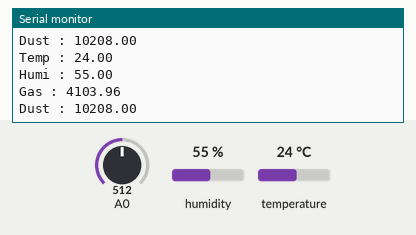
This sketch was run on a simulated Arduino Uno, built with avr-gcc and run on an emulated ATmega328P. Shown: the last lines printed to the serial monitor. The test bench sets the inputs (shaded band); at power-on: A0 = 512, humidity 55 %, temperature 24 °C.

Above: at 1.2 s.
1.3 s: A0 set to 1023
At 1.64 s:
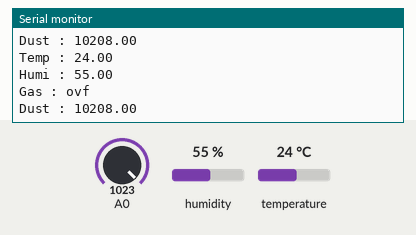
3.1 s: humidity set to 22 %
At 4.34 s:
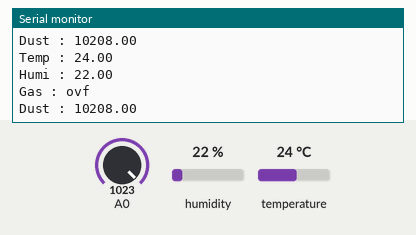
4.6 s: temperature set to 12 °C
6.1 s: A0 set to 716
At 6.42 s:
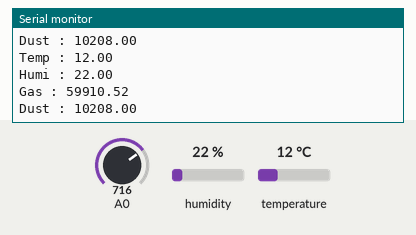
12.2 s: humidity set to 40 %
At 12.65 s:
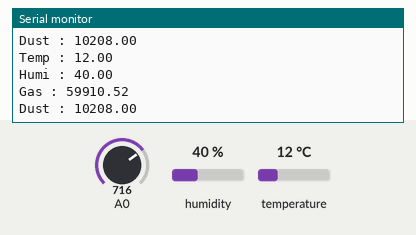
Timing chart, 0 to 14.7 s (numbered marks = the images above; inputs shaded):
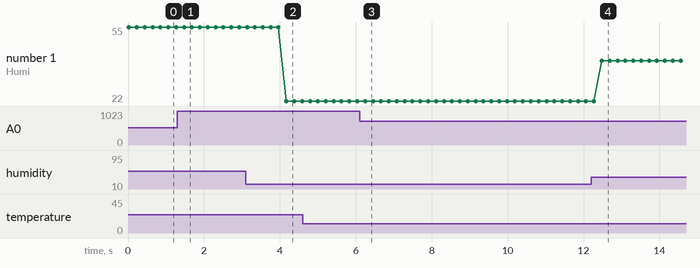

The sketch:

arduino.ino
```cpp
#include <SoftwareSerial.h>
#include <Wire.h>
#include "DHT.h"
#define DHTPIN 6
#define DHTTYPE DHT22
// Connect a 10K resistor from pin 2 (data) to pin 1 (power) of the sensor

DHT dht(DHTPIN, DHTTYPE);

SoftwareSerial Wifi = SoftwareSerial(6,8); //RX, TX
SoftwareSerial dust = SoftwareSerial(4,5); // RX, TX
// Dust data setup
byte send_data[] = {0x11, 0x01, 0x01, 0xED};
byte receive_data[16];
float Ro = 10000.0;

float get_CO (float ratio){
  float ppm = 0.0;
  ppm = 37143 * pow (ratio, -3.178);
return ppm;
}

void setup(){
	dht.begin();
	Serial.begin(9600);
	dust.begin(9600);
  Wifi.begin(9600);
}

void loop(){
  double dust_value;
	//Get Dust Sensor Value
	for(byte i = 0; i < 4; i++)
		dust.write(send_data[i]); // send data
	for(byte i = 0; i < 16; i++)
		receive_data[i] = dust.read();

	double ugm, pcsl;
	ugm = receive_data[3] * 255.0 * 255.0 * 255.0 + receive_data[4] * 255.0 * 255.0 + receive_data[5] * 255.0 + receive_data[6];
	pcsl = ugm * 3528.0 / 100000.0;
	int dh,dl,c;
	dh = (int)pcsl;
	dl = pcsl * 100 - dh * 100;
	dust_value = dh + (dl % 100);
	//Get Humi and Temp Sensor Value

	float humi_value = dht.readHumidity();
	// Read temperature as Celsius (the default)
	float temp_value = dht.readTemperature();
	// Compute heat index in Celsius (isFahreheit = false)

	if (isnan(humi_value) || isnan(temp_value)) {
		Serial.println("Failed to read from DHT sensor!");
		return;
	}

	//Get Gas Sensor Value
	double Vrl = analogRead(A0)*(5.00/1024.0);
  float Rs = 20000 * ( 5.00 - Vrl) / Vrl ;   // Ohm
  double ratio =  Rs/Ro;
  float gas_value = get_CO(ratio);

  Serial.print("Temp : ");
  Serial.println(temp_value);
  Serial.print("Humi : ");
  Serial.println(humi_value);
  Serial.print("Gas : ");
  Serial.println(gas_value);
  Serial.print("Dust : ");
  Serial.println(dust_value);
  Serial.println();
  delay(200);
}
```

Measured:
- after the input at 1.3 s, the serial monitor: prints a new line after 0.19 s (image 1)
- after the input at 3.1 s, the serial monitor: prints a new line after 1.1 s (image 2)
- after the input at 6.1 s, the serial monitor: prints a new line after 0.16 s (image 3)
- after the input at 12.2 s, the serial monitor: prints a new line after 0.28 s (image 4)
- plotted number 1: 55 → 22 after the input at 3.1 s, 22 → 40 after the input at 12.2 s
